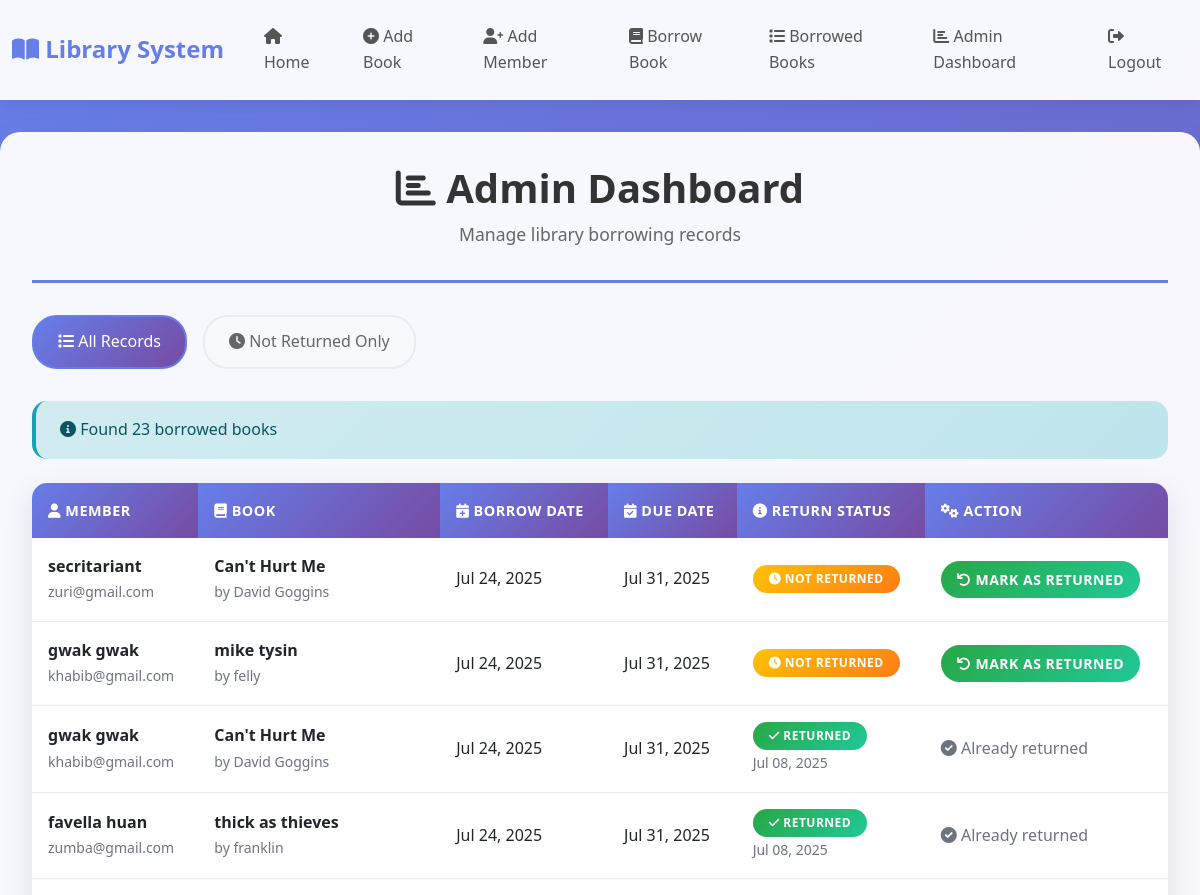
The page /admin-dashboard/ (signed in, upper part) on the database as committed earlier.
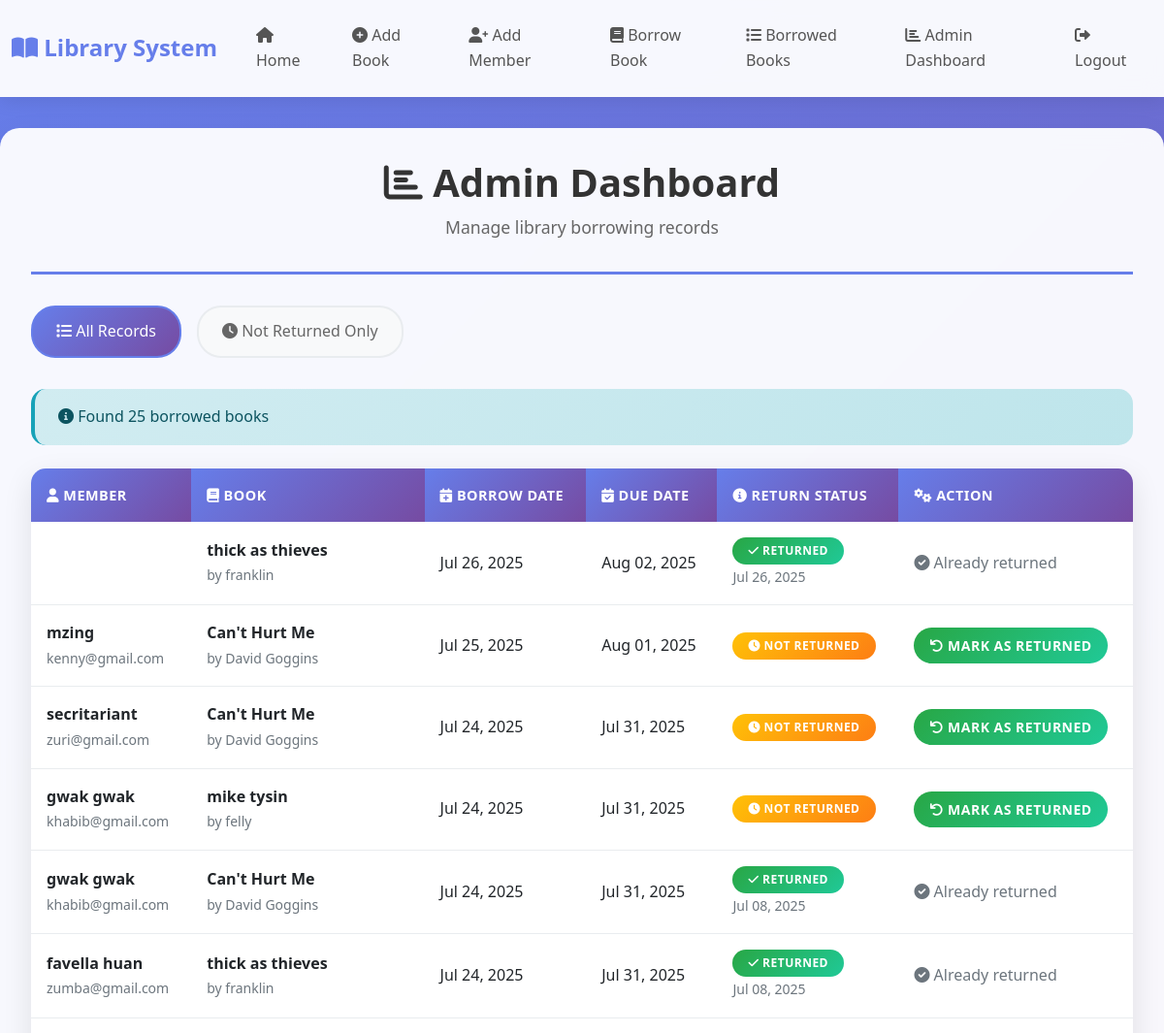
The same page on the database as committed later.
### library_app/models.py (models this page shows, shortened)
class BorrowedBook(models.Model):
    member=models.ForeignKey(Member,on_delete=models.CASCADE)
    user=models.OneToOneField(User,on_delete=models.CASCADE,null=True, blank=True)
    book=models.ForeignKey(Book,on_delete=models.CASCADE)
    borrowdate=models.DateField(auto_now_add=True)
    returndate=models.DateField(null=True, blank=True)
    is_returned=models.BooleanField(default=False)
    due_date = models.DateTimeField(default=default_due_date, null=False)

class Member(models.Model):
    user = models.OneToOneField(User, on_delete=models.CASCADE, null=True, blank=True)
    fullname=models.CharField(max_length=255)
    email=models.EmailField()
    phonenumber=models.CharField(max_length=13,validators=[RegexValidator(r'^\+?\d{10,13}$',message='Enter a valid phone number(10-13digits)')],)
    registration_date=models.DateField(auto_now_add=True)

class Book(models.Model):
    title=models.CharField(max_length=255)
    author=models.CharField(max_length=255)
    total_copies=models.PositiveIntegerField(validators=[minvalidator(0)], default=0)
    available_copies=models.PositiveIntegerField(validators=[minvalidator(0)], default=0)
    date_added=models.DateField(auto_now_add=True)

### library_app/views.py (the view)
# urls.py: path('admin-dashboard/', views.admin_dashboard, name='admin_dashboard'),
@staff_member_required
def admin_dashboard(request):
    filter_type = request.GET.get('filter')
    if filter_type == 'not_returned':
        borrowed_books = BorrowedBook.objects.select_related('member', 'book').filter(is_returned=False).order_by('-borrowdate')
    else:
        borrowed_books = BorrowedBook.objects.select_related('member', 'book').order_by('-borrowdate')
    print(f"Admin dashboard - Total books: {borrowed_books.count()}")
    print(f"Admin dashboard - Not returned: {BorrowedBook.objects.filter(is_returned=False).count()}")
    for book in borrowed_books:
        print(f"Admin - Book: {book.book.title}, Member: {book.member.fullname}, Is returned: {book.is_returned}")
    if not borrowed_books:
        messages.info(request, "No borrowed books found.")
    return render(request, 'admin_dashboard.html', {'borrowed_books': borrowed_books, 'now': timezone.now(), 'filter_type': filter_type})

### library_app/templates/admin_dashboard.html (shortened to what this page needs)
{% extends 'base.html' %}
{% block content %}
<div class="page-header">
    <h1><i class="fas fa-chart-bar"></i> Admin Dashboard</h1>
    <p class="subtitle">Manage library borrowing records</p>
</div>
<div class="filter-buttons">
    <a href="{% url 'admin_dashboard' %}" class="filter-btn {% if not filter_type %}active{% endif %}">
        <i class="fas fa-list"></i> All Records
    </a>
    <a href="{% url 'admin_dashboard' %}?filter=not_returned" class="filter-btn {% if filter_type == 'not_returned' %}active{% endif %}">
        <i class="fas fa-clock"></i> Not Returned Only
    </a>
</div>
{% if borrowed_books %}
    <div class="alert alert-info">
        <i class="fas fa-info-circle"></i> Found {{ borrowed_books|length }} borrowed books
    </div>
    <div class="table-container">
        <table class="table">
            <thead>
                <tr>
                    <th><i class="fas fa-user"></i> Member</th>
                    <th><i class="fas fa-book"></i> Book</th>
                    <th><i class="fas fa-calendar-plus"></i> Borrow Date</th>
                    <th><i class="fas fa-calendar-check"></i> Due Date</th>
                    <th><i class="fas fa-info-circle"></i> Return Status</th>
                    <th><i class="fas fa-cogs"></i> Action</th>
                </tr>
            </thead>
            <tbody>
                {% for record in borrowed_books %}
                    <tr>
                        <td>
                            <strong>{{ record.member.fullname }}</strong>
                            <br><small class="text-muted">{{ record.member.email }}</small>
                        </td>
                        <td>
                            <strong>{{ record.book.title }}</strong>
                            <br><small class="text-muted">by {{ record.book.author }}</small>
                        </td>
                        <td>{{ record.borrowdate|date:"M d, Y" }}</td>
                        <td>{{ record.due_date|date:"M d, Y" }}</td>
                        <td>
                            {% if record.is_returned %}
                                <span class="badge bg-success">
                                    <i class="fas fa-check"></i> Returned
                                </span>
                                <br><small class="text-muted">{{ record.returndate|date:"M d, Y" }}</small>
                            {% else %}
                                <span class="badge bg-warning">
                                    <i class="fas fa-clock"></i> Not Returned
                                </span>
                            {% endif %}
                        </td>
                        <td>
                            {% if not record.is_returned %}
                                <form method="post" action="{% url 'mark_as_returned' record.id %}" style="display: inline;">
                                    <button type="submit" class="btn btn-success btn-sm" onclick="return confirm('Are you sure you want to mark this book as returned?')">
                                        <i class="fas fa-undo"></i> Mark as Returned
                                    </button>
                                </form>
                            {% else %}
                                <span class="text-muted">
                                    <i class="fas fa-check-circle"></i> Already returned
                                </span>
                            {% endif %}
                        </td>
                    </tr>
                {% endfor %}
            </tbody>
        </table>
    </div>
{% else %}
    <div class="alert alert-info">
        <i class="fas fa-info-circle"></i> No borrowed books found.
    </div>
{% endif %}
{% endblock %}

Rows that differ between the two databases and show on the page:
added BorrowedBook: book "thick as thieves", book.author "franklin", borrowdate "Jul 26, 2025", due_date "Aug 02, 2025", returndate "Jul 26, 2025", is_returned True (drawn)
added BorrowedBook: member.fullname "mzing", member.email "kenny@gmail.com", book "Can't Hurt Me", book.author "David Goggins", borrowdate "Jul 25, 2025", due_date "Aug 01, 2025", is_returned False (drawn)
Other text that changed with them:
{{ borrowed_books|length }}: "23" → "25"
